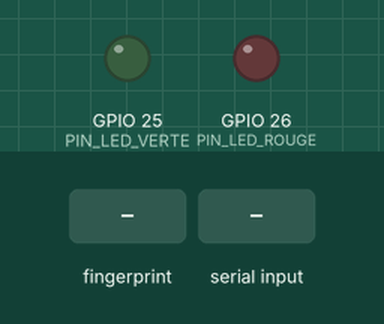
A sketch run on a simulated ESP32. Shown: output pins drawn as LEDs (lit = HIGH). Dashed ring = blinking. The test bench sets the inputs (shaded band). What the sketch prints to the serial monitor is not drawn.

Above: at 1.7 s.
1.8 s: finger stored as number 1 placed on the sensor
At 2.9 s:
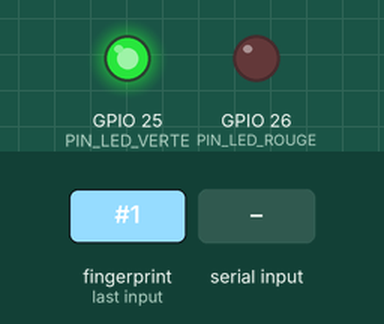
6.3 s: "ENROLL:90\n" received over Serial
At 6.48 s:
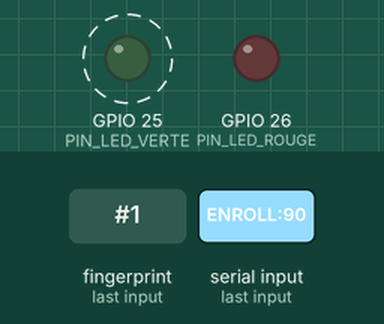
Timing chart, 0 to 9.3 s (numbered marks = the images above; inputs shaded):
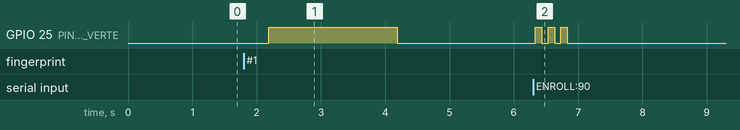

Measured:
- after the input at 1.8 s, GPIO 25 (PIN_LED_VERTE): LOW → HIGH after 0.39 s, → LOW 2.0 s later
- after the input at 6.3 s, GPIO 25 (PIN_LED_VERTE): alternates HIGH for 0.10 s and LOW for 0.10 s, 6 changes in all, then stays LOW, starting at once

The sketch:

code.ino
```cpp
/**
 * ---------------------------------------------------------------------------------
 * SYSTÈME DE CONTRÔLE D'ACCÈS BIOMÉTRIQUE - CODE ESP32 (MODE USB UNIQUEMENT)
 * ---------------------------------------------------------------------------------
 * Ce code gère un capteur d'empreintes digitales (JM-101B) et communique
 * EXCLUSIVEMENT via le câble USB avec la passerelle Python (bridge.py).
 *
 * FONCTIONNALITÉS :
 * 1. Mode Scan (Défaut) : Vérifie l'accès et envoie l'ID reconnu au PC.
 * 2. Mode Inscription : Piloté par le site web via le câble USB.
 * 3. Mode Suppression : Effacement piloté via USB.
 * 4. Mode Synchronisation : Envoi de l'état de la mémoire via USB.
 * ---------------------------------------------------------------------------------
 */

#include <Arduino.h>
#include <Adafruit_Fingerprint.h>

// --- BROCHES (PINS) ---
#define PIN_LED_VERTE 25  // Indicateur : Accès accordé
#define PIN_LED_ROUGE 26  // Indicateur : Accès refusé / Erreur
#define PIN_RX 16         // Liaison Série vers le capteur (RX)
#define PIN_TX 17         // Liaison Série vers le capteur (TX)

// --- INITIALISATION ---
HardwareSerial serialCapteur(2); // Port série matériel 2 pour le capteur
Adafruit_Fingerprint capteur = Adafruit_Fingerprint(&serialCapteur);

// --- PROTOTYPES DES FONCTIONS ---
void processCommand(String payload);
void verifyFinger();
void enregistrerEmpreinte(int id);
void syncUsers();
void sendActiveUsers(String ids);
void sendAccessToPC(int id, int confidence);

// =================================================================================
// SETUP : Initialisation au démarrage
// =================================================================================
void setup() {
  // Communication avec le PC via USB
  Serial.begin(115200);
  delay(500);

  pinMode(PIN_LED_VERTE, OUTPUT);
  pinMode(PIN_LED_ROUGE, OUTPUT);

  // Initialisation du capteur biométrique
  serialCapteur.begin(57600, SERIAL_8N1, PIN_RX, PIN_TX);

  Serial.println("\n🔍 Système Biométrique USB Démarré...");

  if (capteur.verifyPassword()) {
    Serial.println("✅ Capteur opérationnel.");
  } else {
    Serial.println("❌ Erreur Capteur. Vérifiez le câblage.");
    while (1) { delay(1); }
  }
}

// =================================================================================
// LOOP : Boucle principale
// =================================================================================
void loop() {
  // 1. ÉCOUTE DES COMMANDES PC (Bridge.py -> USB)
  // On vérifie si une instruction arrive du site web
  if (Serial.available() > 0) {
    String cmd = Serial.readStringUntil('\n');
    cmd.trim();
    if (cmd.length() > 0) {
      processCommand(cmd); // Exécuter la commande (Enroll, Delete, etc.)
    }
  }

  // 2. MODE SCAN PAR DÉFAUT
  // On ne scanne que si aucune commande USB n'attend d'être lue
  if (Serial.available() == 0) {
    verifyFinger();
  }

  delay(50); // Stabilité
}

// =================================================================================
// LOGIQUE DE COMMANDE (PILOTAGE PAR LE PC)
// =================================================================================

/**
 * Traite les ordres envoyés par le script bridge.py
 */
void processCommand(String payload) {
  if (payload.startsWith("ENROLL:")) {
    int id = payload.substring(7).toInt();
    if (id > 0) {
      Serial.println("\n[PC] -> Ordre d'inscription ID #" + String(id));
      enregistrerEmpreinte(id);
    }
  }
  else if (payload.startsWith("DELETE:")) {
    int id = payload.substring(7).toInt();
    if (id > 0) {
      if (capteur.deleteModel(id) == FINGERPRINT_OK) {
        Serial.printf("✅ [PC] ID #%d supprimé de la mémoire.\n", id);
      }
    }
  }
  else if (payload.startsWith("SYNC_USERS")) {
    Serial.println("\n[PC] -> Synchronisation demandée...");
    syncUsers();
  }
}

// =================================================================================
// FONCTIONNALITÉS BIOMÉTRIQUES
// =================================================================================

void verifyFinger() {
  uint8_t p = capteur.getImage();
  if (p != FINGERPRINT_OK) return;

  p = capteur.image2Tz();
  if (p != FINGERPRINT_OK) return;

  p = capteur.fingerSearch();
  if (p == FINGERPRINT_OK) {
    Serial.println("\n🔓 ACCÈS RECONNU");
    digitalWrite(PIN_LED_VERTE, HIGH);

    // Envoi des données au PC via le protocole bridge.py
    sendAccessToPC(capteur.fingerID, capteur.confidence);

    delay(2000); // Temps d'ouverture
    digitalWrite(PIN_LED_VERTE, LOW);
  } else {
    Serial.println("\n🔒 INCONNU");
    digitalWrite(PIN_LED_ROUGE, HIGH);
    delay(1000);
    digitalWrite(PIN_LED_ROUGE, LOW);
  }
}

void enregistrerEmpreinte(int id) {
  int p = -1;
  Serial.println("Action : Posez le doigt pour Capture 1...");

  // LED Verte clignote pour indiquer le mode inscription
  for(int i=0; i<3; i++) { digitalWrite(PIN_LED_VERTE, HIGH); delay(100); digitalWrite(PIN_LED_VERTE, LOW); delay(100); }

  while (p != FINGERPRINT_OK) { p = capteur.getImage(); }
  capteur.image2Tz(1);
  Serial.println("Action : Retirez le doigt...");
  delay(2000);
  while (p != FINGERPRINT_NOFINGER) { p = capteur.getImage(); }

  Serial.println("Action : Posez à nouveau pour Capture 2...");
  p = -1;
  while (p != FINGERPRINT_OK) { p = capteur.getImage(); }
  capteur.image2Tz(2);

  if (capteur.createModel() == FINGERPRINT_OK) {
    if (capteur.storeModel(id) == FINGERPRINT_OK) {
      Serial.println("✅ SUCCÈS : ID #" + String(id) + " enregistré.");
      digitalWrite(PIN_LED_VERTE, HIGH); delay(2000); digitalWrite(PIN_LED_VERTE, LOW);
    }
  } else {
    Serial.println("❌ ÉCHEC : Incohérence des empreintes.");
    digitalWrite(PIN_LED_ROUGE, HIGH); delay(2000); digitalWrite(PIN_LED_ROUGE, LOW);
  }
}

// =================================================================================
// COMMUNICATION PC (VIA USB)
// =================================================================================

void sendAccessToPC(int id, int confidence) {
  // Envoi formatté pour le script bridge.py
  Serial.printf("__ACCESS__:{\"fingerID\":%d, \"confidence\":%d}\n", id, confidence);
}

void syncUsers() {
  String foundIds = "";
  int count = 0;
  for (int id = 1; id <= 50; id++) {
    if (capteur.loadModel(id) == FINGERPRINT_OK) {
       if (count > 0) foundIds += ",";
       foundIds += String(id);
       count++;
    }
  }
  Serial.printf("✅ Synchro : %d IDs trouvés.\n", count);
  sendActiveUsers(foundIds);
}

void sendActiveUsers(String ids) {
  // Envoi de la liste au bridge
  Serial.printf("__USERS__:{\"ids\":[%s]}\n", ids.c_str());
}
```
